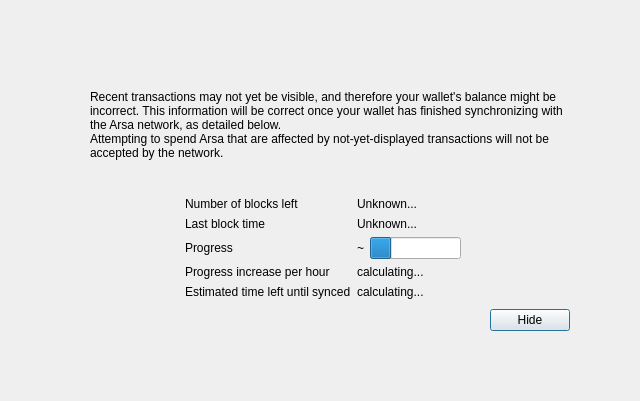
<?xml version="1.0" encoding="UTF-8"?>
<ui version="4.0">
 <class>ModalOverlay</class>
 <widget class="ModalOverlay" name="ModalOverlay">
  <property name="geometry">
   <rect>
    <x>0</x>
    <y>0</y>
    <width>640</width>
    <height>401</height>
   </rect>
  </property>
  <property name="windowTitle">
   <string>Form</string>
  </property>
  <layout class="QVBoxLayout" name="verticalLayout" stretch="0">
   <property name="sizeConstraint">
    <enum>QLayout::SetDefaultConstraint</enum>
   </property>
   <property name="leftMargin">
    <number>0</number>
   </property>
   <property name="topMargin">
    <number>0</number>
   </property>
   <property name="rightMargin">
    <number>0</number>
   </property>
   <property name="bottomMargin">
    <number>0</number>
   </property>
   <item>
    <widget class="QWidget" name="bgWidget" native="true">
     <property name="styleSheet">
      <string notr="true"/>
     </property>
     <layout class="QVBoxLayout" name="verticalLayoutMain" stretch="0">
      <property name="leftMargin">
       <number>60</number>
      </property>
      <property name="topMargin">
       <number>60</number>
      </property>
      <property name="rightMargin">
       <number>60</number>
      </property>
      <property name="bottomMargin">
       <number>60</number>
      </property>
      <item>
       <widget class="QWidget" name="contentWidget" native="true">
        <property name="styleSheet">
         <string notr="true"/>
        </property>
        <layout class="QVBoxLayout" name="verticalLayoutSub" stretch="1,0,0,0,0">
         <property name="spacing">
          <number>0</number>
         </property>
         <property name="leftMargin">
          <number>10</number>
         </property>
         <property name="topMargin">
          <number>10</number>
         </property>
         <property name="rightMargin">
          <number>10</number>
         </property>
         <property name="bottomMargin">
          <number>10</number>
         </property>
         <item>
          <layout class="QHBoxLayout" name="horizontalLayoutIconText" stretch="0,1">
           <property name="topMargin">
            <number>20</number>
           </property>
           <item>
            <layout class="QVBoxLayout" name="verticalLayoutIcon">
             <property name="leftMargin">
              <number>0</number>
             </property>
             <item>
              <widget class="QLabel" name="warningIcon">
               <property name="text">
                <string/>
               </property>
              </widget>
             </item>
             <item>
              <spacer name="verticalSpacerWarningIcon">
               <property name="orientation">
                <enum>Qt::Vertical</enum>
               </property>
               <property name="sizeHint" stdset="0">
                <size>
                 <width>20</width>
                 <height>40</height>
                </size>
               </property>
              </spacer>
             </item>
            </layout>
           </item>
           <item>
            <layout class="QVBoxLayout" name="verticalLayoutInfoText">
             <property name="leftMargin">
              <number>0</number>
             </property>
             <property name="topMargin">
              <number>0</number>
             </property>
             <item>
              <widget class="QLabel" name="infoText">
               <property name="text">
                <string>Recent transactions may not yet be visible, and therefore your wallet's balance might be incorrect. This information will be correct once your wallet has finished synchronizing with the Arsa network, as detailed below.</string>
               </property>
               <property name="textFormat">
                <enum>Qt::RichText</enum>
               </property>
               <property name="wordWrap">
                <bool>true</bool>
               </property>
              </widget>
             </item>
             <item>
              <widget class="QLabel" name="infoTextStrong">
               <property name="text">
                <string>Attempting to spend Arsa that are affected by not-yet-displayed transactions will not be accepted by the network.</string>
               </property>
               <property name="textFormat">
                <enum>Qt::RichText</enum>
               </property>
               <property name="wordWrap">
                <bool>true</bool>
               </property>
              </widget>
             </item>
             <item>
              <spacer name="verticalSpacerInTextSpace">
               <property name="orientation">
                <enum>Qt::Vertical</enum>
               </property>
               <property name="sizeHint" stdset="0">
                <size>
                 <width>20</width>
                 <height>40</height>
                </size>
               </property>
              </spacer>
             </item>
            </layout>
           </item>
          </layout>
         </item>
         <item>
          <spacer name="verticalSpacerAfterText">
           <property name="orientation">
            <enum>Qt::Vertical</enum>
           </property>
           <property name="sizeHint" stdset="0">
            <size>
             <width>20</width>
             <height>40</height>
            </size>
           </property>
          </spacer>
         </item>
         <item>
          <layout class="QFormLayout" name="formLayout">
           <property name="fieldGrowthPolicy">
            <enum>QFormLayout::FieldsStayAtSizeHint</enum>
           </property>
           <property name="formAlignment">
            <set>Qt::AlignHCenter|Qt::AlignTop</set>
           </property>
           <property name="horizontalSpacing">
            <number>6</number>
           </property>
           <property name="verticalSpacing">
            <number>6</number>
           </property>
           <property name="topMargin">
            <number>10</number>
           </property>
           <item row="0" column="0">
            <widget class="QLabel" name="labelNumberOfBlocksLeft">
             <property name="text">
              <string>Number of blocks left</string>
             </property>
            </widget>
           </item>
           <item row="0" column="1">
            <widget class="QLabel" name="numberOfBlocksLeft">
             <property name="text">
              <string>Unknown...</string>
             </property>
            </widget>
           </item>
           <item row="1" column="0">
            <widget class="QLabel" name="labelLastBlockTime">
             <property name="text">
              <string>Last block time</string>
             </property>
            </widget>
           </item>
           <item row="1" column="1">
            <widget class="QLabel" name="newestBlockDate">
             <property name="sizePolicy">
              <sizepolicy hsizetype="Maximum" vsizetype="Preferred">
               <horstretch>0</horstretch>
               <verstretch>0</verstretch>
              </sizepolicy>
             </property>
             <property name="text">
              <string>Unknown...</string>
             </property>
            </widget>
           </item>
           <item row="2" column="0">
            <widget class="QLabel" name="labelSyncDone">
             <property name="text">
              <string>Progress</string>
             </property>
            </widget>
           </item>
           <item row="2" column="1">
            <layout class="QHBoxLayout" name="horizontalLayoutSync" stretch="0,1">
             <item>
              <widget class="QLabel" name="percentageProgress">
               <property name="text">
                <string notr="true">~</string>
               </property>
              </widget>
             </item>
             <item>
              <widget class="QProgressBar" name="progressBar">
               <property name="value">
                <number>24</number>
               </property>
               <property name="format">
                <string/>
               </property>
              </widget>
             </item>
            </layout>
           </item>
           <item row="4" column="0">
            <widget class="QLabel" name="labelProgressIncrease">
             <property name="text">
              <string>Progress increase per hour</string>
             </property>
            </widget>
           </item>
           <item row="4" column="1">
            <widget class="QLabel" name="progressIncreasePerH">
             <property name="text">
              <string>calculating...</string>
             </property>
            </widget>
           </item>
           <item row="5" column="0">
            <widget class="QLabel" name="labelEstimatedTimeLeft">
             <property name="text">
              <string>Estimated time left until synced</string>
             </property>
            </widget>
           </item>
           <item row="5" column="1">
            <widget class="QLabel" name="expectedTimeLeft">
             <property name="text">
              <string>calculating...</string>
             </property>
            </widget>
           </item>
          </layout>
         </item>
         <item>
          <layout class="QHBoxLayout" name="horizontalLayoutButtons">
           <property name="leftMargin">
            <number>10</number>
           </property>
           <property name="topMargin">
            <number>10</number>
           </property>
           <item>
            <spacer name="horizontalSpacer">
             <property name="orientation">
              <enum>Qt::Horizontal</enum>
             </property>
             <property name="sizeHint" stdset="0">
              <size>
               <width>40</width>
               <height>20</height>
              </size>
             </property>
            </spacer>
           </item>
           <item>
            <widget class="QPushButton" name="closeButton">
             <property name="text">
              <string>Hide</string>
             </property>
             <property name="focusPolicy">
              <enum>Qt::StrongFocus</enum>
             </property>
             <property name="default">
              <bool>true</bool>
             </property>
            </widget>
           </item>
          </layout>
         </item>
         <item>
          <layout class="QVBoxLayout" name="verticalLayout_2">
           <item>
            <spacer name="verticalSpacer">
             <property name="orientation">
              <enum>Qt::Vertical</enum>
             </property>
             <property name="sizeHint" stdset="0">
              <size>
               <width>20</width>
               <height>40</height>
              </size>
             </property>
            </spacer>
           </item>
          </layout>
         </item>
        </layout>
       </widget>
      </item>
     </layout>
    </widget>
   </item>
  </layout>
 </widget>
 <customwidgets>
  <customwidget>
   <class>ModalOverlay</class>
   <extends>QWidget</extends>
   <header>qt/modaloverlay.h</header>
   <container>1</container>
  </customwidget>
 </customwidgets>
 <resources/>
 <connections/>
</ui>
